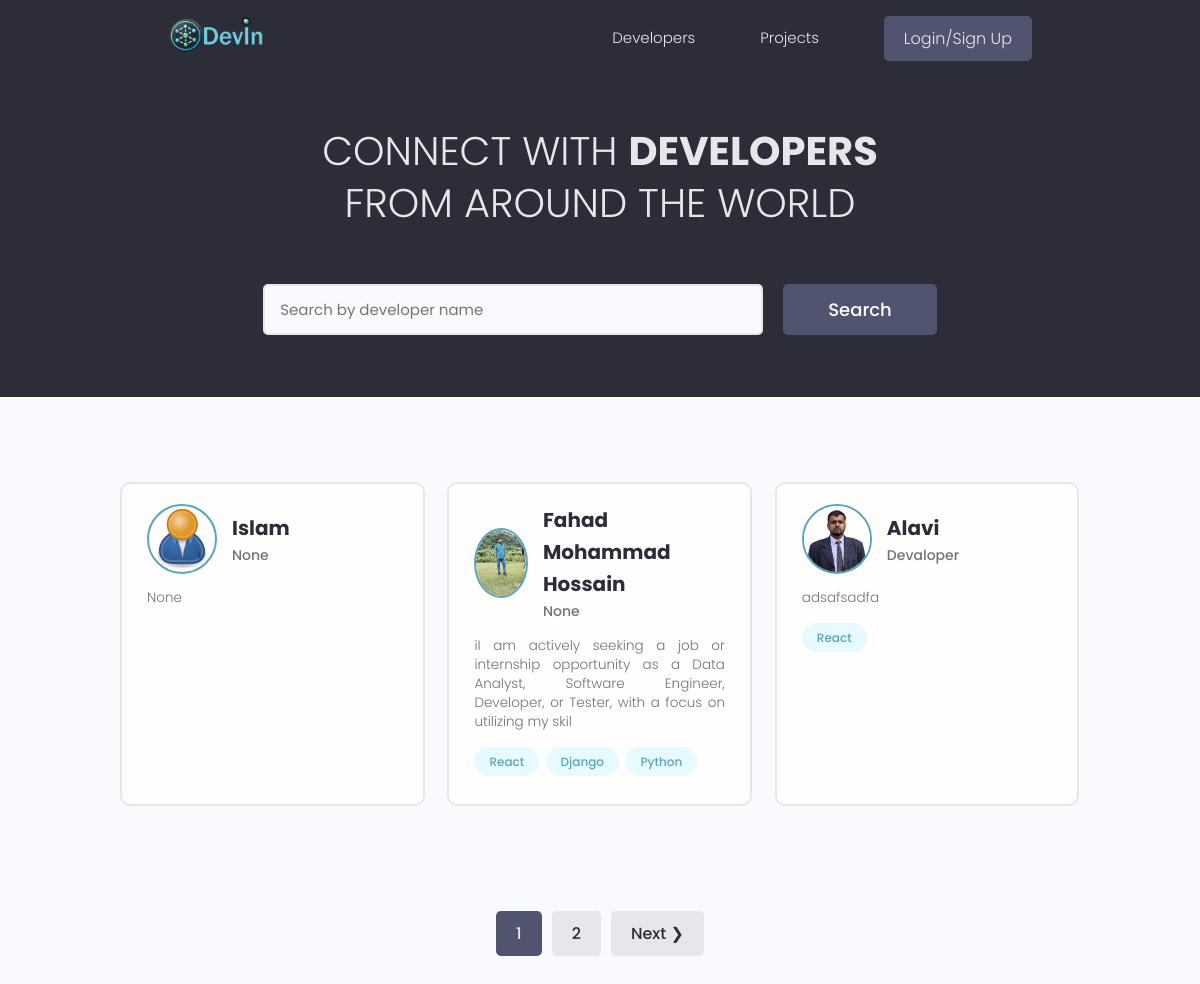
The page / on the database its author committed.
### users/models.py (models this page shows, shortened)
class Profile(models.Model):
    user = models.OneToOneField(User, on_delete=models.CASCADE, null=True, blank=True) #conecting user to prfile
    name = models.CharField(max_length=200, blank=True, null=True)
    email = models.EmailField(max_length=500, blank=True, null=True)
    username = models.CharField(max_length=200, blank=True, null=True)
    location = models.CharField(max_length=200, blank=True, null=True)
    short_intro = models.CharField(max_length=200, blank=True, null=True)
    bio = models.TextField(blank=True, null=True)
    profile_image = models.ImageField(blank=True, null=True, upload_to='profiles/', default="profiles/user-default.png")
    social_github = models.CharField(max_length=200, blank=True, null=True)
    social_linkedin = models.CharField(max_length=200, blank=True, null=True)
    social_twiiter = models.CharField(max_length=200, blank=True, null=True)
    social_facebook = models.CharField(max_length=200, blank=True, null=True)
    social_website = models.CharField(max_length=200, blank=True, null=True)
    created = models.DateField(auto_now_add=True)
    id = models.UUIDField(default=uuid.uuid4, unique=True, primary_key=True, editable=False)

class Skill(models.Model):
    owner = models.ForeignKey(Profile, null= True,blank=True,on_delete=models.CASCADE)
    name = models.CharField(max_length=200, blank=True, null=True)
    description = models.TextField(null=True,blank=True)
    created = models.DateField(auto_now_add=True)
    id = models.UUIDField(default=uuid.uuid4, unique=True, primary_key=True, editable=False)
    def __str__(self):
        return str(self.name)

### users/views.py (the view)
# urls.py: path('', views.Profiles , name='profiles'),
def Profiles(request):
    profiles, search_query = SearchProjects(request)
    custom_range, profiles = paginationProfiles(request, profiles, 3)
    no_results = "No profiles found matching your search criteria." if not profiles else None
    context = {
        'profiles': profiles,
        'search_query': search_query,
        'custom_range': custom_range,
        'no_results': no_results
    }
    return render(request, 'users/profiles.html', context)

### users/utils.py (called while the page is built)
def paginationProfiles(request, profiles, results):
    page = request.GET.get('page', 1)  # Default to page 1 if 'page' is not provided
    paginator = Paginator(profiles, results)
    try:
        profiles = paginator.page(page)
    except PageNotAnInteger:
        page = 1
        profiles = paginator.page(page)
    except EmptyPage:
        page = paginator.num_pages
        profiles = paginator.page(page)
    current_page = int(page)
    left_index = max(1, current_page - 1)
    right_index = min(current_page + 2, paginator.num_pages + 1)
    custom_range = range(left_index, right_index)
    return custom_range, profiles

def SearchProjects(request):
    search_query = '' #default will be no value
    if request.GET.get('search_query'):
        search_query = request.GET.get('search_query')
    skills = Skill.objects.filter(name__icontains=search_query)#search by skill it is child element
    print('SEARCH:',search_query)
    profiles = Profile.objects.distinct().filter(Q(name__icontains=search_query) |
                                    Q( short_intro__icontains = search_query) |
                                    Q(skill__in=skills)
                                    )#lower case conversion default will  show all profiles by name or shot_intro
    return profiles,search_query

### users/templates/users/profiles.html (shortened to what this page needs)
{% extends 'main.html' %}
{% block content %}
 <main class="home">
    <section class="hero-section text-center">
      <div class="container container--narrow">
        <div class="hero-section__box">
          <h2>CONNECT WITH <span>DEVELOPERS</span></h2>
          <h2>FROM AROUND THE WORLD</h2>
        </div>
        <div class="hero-section__search">
          <form class="form" id="searchForm" action="{% url 'profiles' %}" method="get">
            <div class="form__field">
              <input class="input input--text" id="formInput#search" type="text" name="search_query"
                placeholder="Search by developer name" />
            </div>
            <input class="btn btn--sub btn--lg" type="submit" value="Search" />
          </form>
        </div>
      </div>
    </section>
    <section class="devlist">
      <div class="container">
        <div class="grid grid--three">
            {% for profile in profiles %}
              <div class="column card">
            <div class="dev">
              <a href="{% url 'user-profile' profile.id %}" class="card__body">
                <div class="dev__profile">
                  <img class="avatar avatar--md" src="{{profile.profile_image.url}}" alt="image" />
                  <div class="dev__meta">
                    <h3>{{profile.name}}</h3>
                    <h5>{{profile.short_intro|slice:"60"}}</h5>
                  </div>
                </div>
                <p class="dev__info">
                  {{profile.bio|slice:"150"}}
                </p>
                <div class="dev__skills">
                    {% for skill in profile.skill_set.all %}
                  <span class="tag tag--pill tag--main">
                    <small>{{skill}}</small>
                  </span>
                  {% endfor %}
                </div>
              </a>
            </div>
          </div>
          {% endfor %}
        </div>
      </div>
    </section>
    {% include 'pagination.html' with queryset=profiles custom_range=custom_range %}
  </main>
{% endblock %}

### static/styles/app.css (style rules this page uses)
:root { --color-sub: #2d2d39; }
.btn--sub { background-color: var(--color-sub-light); }
.card { border: 2px solid var(--color-light); }
img { width: 100%; }
.hero-section { height: 40vh; display: flex; align-items: center; background-color: var(--color-sub); }
.hero-section__box { margin-bottom: 4rem; }
.hero-section__box > h2, .hero-section__box > h2 > span { font-size: 4rem; color: var(--color-light); line-height: 1.3; text-transform: uppercase; }
.hero-section__box > h2 { font-weight: 300; }
.hero-section__box > h2 > span { font-weight: 700; }
.hero-section__search > .form { display: flex; align-items: center; justify-content: center; gap: 2rem; }
.hero-section__search > .form input.input--text { width: 50rem; }
.devlist { margin-top: 8rem; }
.devlist .grid { align-items: stretch; }
.devlist .dev .dev__profile { display: flex; align-items: center; gap: 1.5rem; }
.devlist .dev .dev__meta h3 { color: var(--color-sub); font-size: 2rem; font-weight: 700; }
.devlist .dev .dev__meta h5 { color: var(--color-text); font-size: 1.4rem; font-weight: 500; }
.devlist .dev .dev__info { margin: 1.5rem 0; font-size: 1.35rem; line-height: 1.4; text-align: justify; }

### static/uikit/styles/modules/_variables.css (style rules this page uses)
:root { --color-main: #5aa5b9; --color-main-light: #e6faff; --color-sub: #3f4156; --color-sub-light: #51546e; --color-sub-lighter: #ededfd; --color-text: #737373; --color-gray: #8b8b8b; --color-light: #e5e7eb; --color-light-gray: #767676; --color-bg: #f8fafd; --color-white: #fffefd; --color-white-light: #f3f3f3; --color-success: #359e64; --color-success-bg: #def8e8; --color-error: #fc4b0b; --color-error-bg: #fff2ee; --font-base: 'Poppins', arial, helvetica, 'Segoe UI', roboto, ubuntu, sans-serif; --font-monospace: 'Fira Code', 'Courier New', courier, monospace; --font-regular: 300; --font-medium: 500; --font-bold: 700; --generic-shadow: 1px 1px 5px #00000010; --generic-transition: all 0.3s ease-in-out; }

### static/uikit/styles/modules/_base.css (style rules this page uses)
* { margin: 0; padding: 0; box-sizing: border-box; text-rendering: optimizeLegibility; color: inherit; font-size: inherit; }
html { font-size: 50%; }
@media only screen and (min-width: 480px) { html { font-size: 56.25%; } }
@media only screen and (min-width: 1200px) { html { font-size: 62.5%; } }
body { line-height: 1.6; font-weight: 400; font-size: 1.5rem; color: var(--color-text); background-color: var(--color-bg); min-height: 100vh; }

### static/uikit/styles/modules/_typography.css (style rules this page uses)
* { font-family: var(--font-base); }
h2 { font-size: 3.6rem; font-weight: var(--font-bold); }
h3 { font-size: 3.2rem; font-weight: var(--font-medium); }
h5 { font-size: 2.4rem; font-weight: var(--font-medium); }
h5, h6 { font-weight: var(--font-regular); }
p, span, strong { font-size: 1.6rem; color: var(--color-text); font-weight: var(--font-regular); }
a { padding-bottom: 2px; text-decoration: none; display: inline-block; color: var(--color-main); font-weight: var(--font-medium); }

### static/uikit/styles/modules/_utilities.css (style rules this page uses)
.container { width: 92%; max-width: 165rem; margin: 0 auto; box-sizing: border-box; }
.container--narrow { width: 92%; max-width: 120rem; }
@media screen and (min-width: 1000px) { .container { width: 90%; } }
@media screen and (min-width: 1000px) { .container--narrow { width: 85%; } }
@media screen and (min-width: 1200px) { .container { width: 80%; } }
@media screen and (min-width: 1200px) { .container--narrow { width: 72%; } }
.text-center { text-align: center; }

### static/uikit/styles/modules/_avatar.css (style rules this page uses)
.avatar { border-radius: 50%; border: 2px solid var(--color-main); object-fit: cover; }
.avatar--md { height: 7rem; width: 7rem; }

### static/uikit/styles/modules/_button.css (style rules this page uses)
.btn { display: inline-block; position: relative; cursor: pointer; background-color: var(--color-light); font-weight: var(--font-medium); color: var(--color-sub); text-decoration: none; padding: 1rem 2rem; border-radius: 0.5rem; border: none; width: -webkit-fit-content; width: -moz-fit-content; width: fit-content; height: -webkit-fit-content; height: -moz-fit-content; height: fit-content; font-size: 1.6rem; outline-width: 0; outline-color: transparent; -webkit-backface-visibility: hidden; backface-visibility: hidden; transition: all 0.3s ease-in-out; }
.btn--sub { background-color: var(--color-sub); color: var(--color-white); }
.btn--lg { font-size: 1.8rem; padding: 1.2rem 4.5rem; }

### static/uikit/styles/modules/_card.css (style rules this page uses)
.card { border-radius: 1rem; background-color: var(--color-white); border: 1.5px solid var(--color-light); width: auto; height: auto; margin-top: 0.5rem; margin-bottom: 0.5rem; overflow: hidden; }
.card__body, .card__header { padding: 2rem 2.5rem; }

### rows shown on the page
Profile: profile_image (placeholder picture), name "Islam", short_intro "None", bio "None"
Profile: profile_image (picture), name "Fahad Mohammad Hossain", short_intro "None", bio "iI am actively seeking a job or internship opportunity as a Data Analyst, Software Engineer, Developer, or Tester, with a focus on utilizing my skil"
Skill: name "React"
Skill: name "Django"
Skill: name "Python"
Profile: profile_image (picture), name "Alavi", short_intro "Devaloper", bio "adsafsadfa"
Skill: name "React"

### other values the page prints
{{ page }} "1"
{{ page }} "2"
